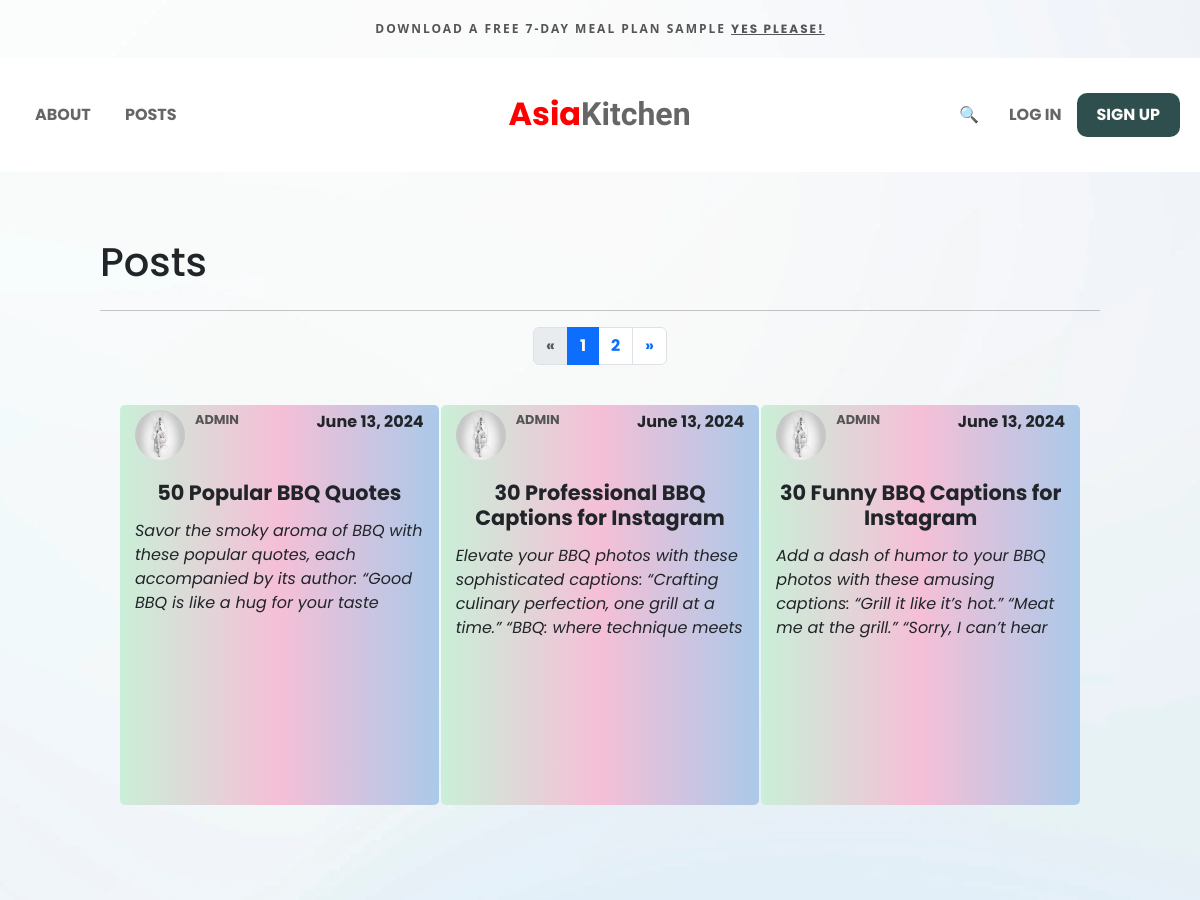
/posts/posts-list (upper part), run on an earlier commit of the app's database.
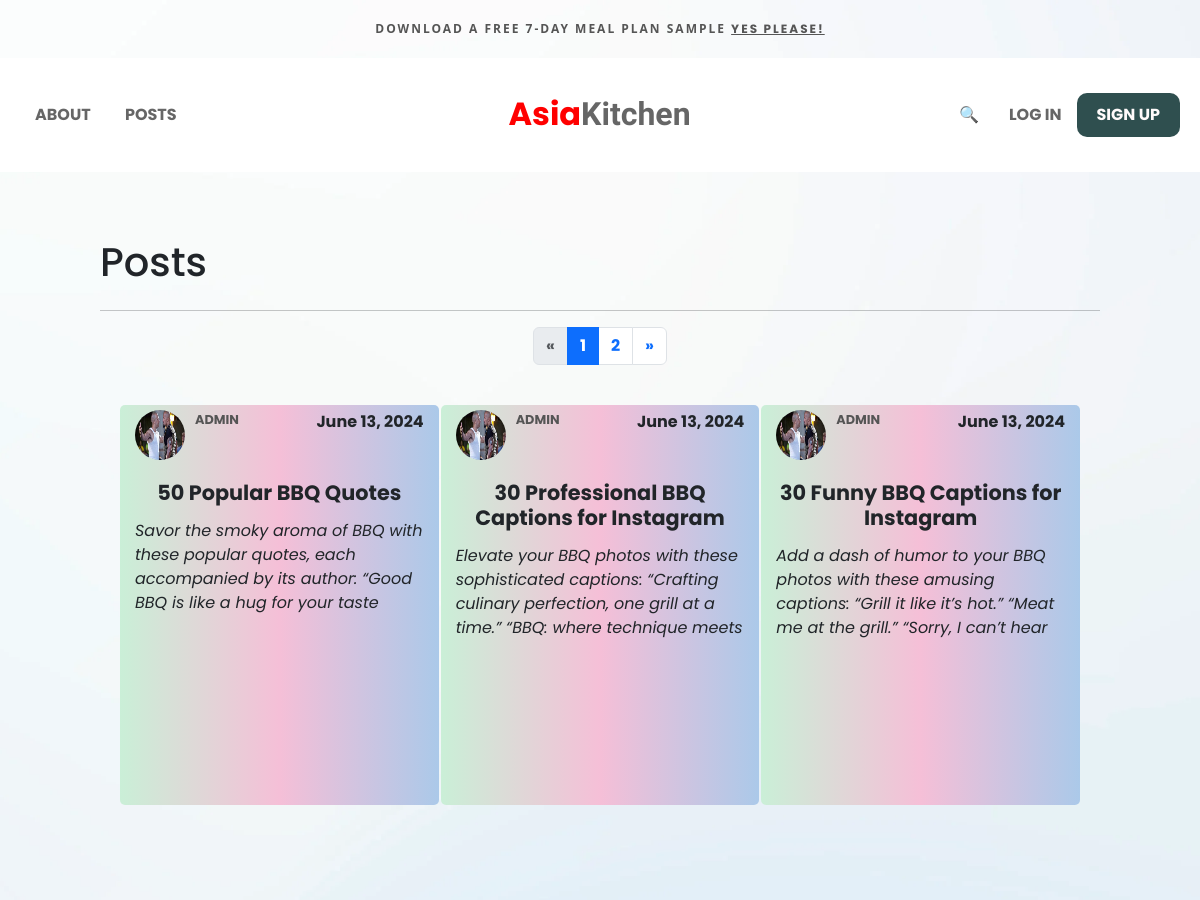
And on a later commit of the database.
### posts/models.py (models this page shows, shortened)
class Posts(models.Model):
    title = models.CharField(max_length=200)
    content = models.TextField()
    date_posted = models.DateTimeField(auto_now_add=True)
    author = models.ForeignKey(User, on_delete=models.CASCADE)
    def get_owner_pic(self):
        return self.author.profile.image.url
    class Meta:
        verbose_name_plural = 'Posts'
        ordering = ('-date_posted',)

### users/models.py (models this page shows, shortened)
class Profile(models.Model):
    user = models.OneToOneField(User, on_delete=models.CASCADE)
    first_name = models.CharField(max_length=100, default='')
    last_name = models.CharField(max_length=100, default='')
    bio = models.TextField(null=True, blank=True)
    image = models.ImageField(default='default.png', upload_to='profile_pics')
    age = models.IntegerField(default=0)
    gender = models.CharField(max_length=100, default='')

### posts/views.py (the view)
# urls.py: path('posts-list', PostListView.as_view(), name='posts-list'),
class PostListView(ListView):
    model = Posts
    template_name = 'posts_list.html'
    context_object_name = 'posts'
    paginate_by = 4
    def __init__(self, *args, **kwargs):
        self.request = None
    def get_context_data(self, **kwargs):
        context = super().get_context_data(**kwargs)
        self.request = self.request or kwargs.get('request')
        context['wishlist'] = self.request.session.get('wishlist', [])
        return context

### posts/templates/posts_list.html (shortened to what this page needs)
{% extends 'base.html' %}
{% load static %}
{% block css %}
  <link rel="stylesheet" href="{% static 'styles/posts.css' %}" />
{% endblock %}
{% block content %}
  <div class="intro">
    <h1>Posts</h1>
  </div>
  <hr />
  {% include 'paginator.html' with is_paginated=is_paginated page_obj=page_obj paginator=paginator %}
  <div class="posts">
    {% for post in posts %}
      <div class="post-item">
        <div class="info">
          <p>
            <img src="{{ post.get_owner_pic }}" class="author-image" alt="post-author-image" />
            <a class="nav-item view-auth-profile" href="{% url 'post_auth_profile_page' post.author.id %}">{{ post.author }}</a>
          </p>
          <p>{{ post.date_posted|date }}</p>
        </div>
        <h2 class="title">{{ post.title }}</h2>
        <p class="content">{{ post.content }}</p>
      </div>
    {% endfor %}
  </div>
{% endblock %}

### templates/base.html (shortened to what this page needs)
{% load static %}
{% load django_bootstrap5 %}
{% load socialaccount %}
{% bootstrap_css %}
<!DOCTYPE html>
<html lang="en">
  <head>
    <link rel="stylesheet" href="{% static 'styles/navbar.css' %}" />
    <link rel="stylesheet" href="{% static 'styles/resets.css' %}" />
    {% block css %}
    {% endblock %}
  </head>
  <body>
    {% include 'navbar.html' %}
    <main class="main-content-wrapper">
      {% block content %}
      {% endblock %}
    </main>
  </body>
</html>

### templates/navbar.html (shortened to what this page needs)
<header>
  <div class="upper-side">
    DOWNLOAD A FREE 7-DAY MEAL PLAN SAMPLE <ins>YES PLEASE!</ins>
  </div>
  <nav>
    <div class="nav-links">
      <a class="nav-item" href="{% url 'about' %}">About</a>
      <a class="nav-item" href="{% url 'posts-list' %}">Posts</a>
    </div>
    <div class="logo-wrapper">
      <a id="logo" class="nav-item" href="{% url 'home' %}"><span style="color:red;">Asia</span>Kitchen</a>
    </div>
    <div class="auth-wrapper">
      {% if not request.user.is_authenticated %}
        <a class="nav-item" href="#">🔍</a>
        <a class="nav-item login" href="{% url 'login_user' %}">Log in</a>
        <a class="nav-item signup" href="{% url 'create_user' %}">Sign up</a>
      {% endif %}
    </div>
  </nav>
</header>

### templates/paginator.html
{% if is_paginated %}
  <nav aria-label="Page navigation example">
    <ul class="pagination justify-content-center">
      {% if page_obj.has_previous %}
        <li class="page-item">
          <a class="page-link" href="?page={{ page_obj.previous_page_number }}" aria-label="Previous"><span aria-hidden="true">&laquo;</span></a>
        </li>
      {% else %}
        <li class="page-item disabled">
          <a class="page-link" href="#" aria-label="Previous"><span aria-hidden="true">&laquo;</span></a>
        </li>
      {% endif %}
      {% for i in paginator.page_range %}
        {% if page_obj.number == i %}
          <li class="page-item active">
            <a class="page-link" href="?page={{ i }}">{{ i }}</a>
          </li>
        {% else %}
          <li class="page-item">
            <a class="page-link" href="?page={{ i }}">{{ i }}</a>
          </li>
        {% endif %}
      {% endfor %}
      {% if page_obj.has_next %}
        <li class="page-item">
          <a class="page-link" href="?page={{ page_obj.next_page_number }}" aria-label="Next"><span aria-hidden="true">&raquo;</span></a>
        </li>
      {% else %}
        <li class="page-item disabled">
          <a class="page-link" href="#" aria-label="Next"><span aria-hidden="true">&raquo;</span></a>
        </li>
      {% endif %}
    </ul>
  </nav>
{% endif %}

### static/styles/navbar.css (style rules this page uses)
header .upper-side { padding: 20px; text-align: center; color: #555; letter-spacing: 2px; font-size: 12px; font-weight: bold; font-family: 'Open Sans', sans-serif; }
header nav { display: grid; grid-template-columns: repeat(3, 1fr); background-color: #fff; padding: 30px 20px; text-align: center; justify-content: center; align-items: center; }
header nav a#logo { font-family: 'Sofia', sans-serif; transform: scale(2); text-transform: none; }
nav .nav-links { text-align: left; }
nav a { display: inline-block; text-decoration: none; padding: 15px; color: #666; font-weight: bold; text-transform: uppercase; transition: 0.5s; }
nav .auth-wrapper { text-align: right; display: flex; justify-content: flex-end; align-items: center; }
nav a.signup, nav a.create-post { padding: 10px 20px; font-weight: bold; background-color: darkslategray; border-radius: 10px; color: snow; }
nav a.signup { background-color: darkslategray; }

### static/styles/posts.css (style rules this page uses)
.intro { display: flex; justify-content: space-between; align-items: center; }
.posts { display: grid; grid-template-columns: repeat(auto-fill, minmax(300px, 1fr)); gap: 2px; margin: 20px 0; height: 80vh; overflow: auto; position: relative; padding: 20px; }
.post-item { background: linear-gradient(to right, #caefd7, #f5bfd7, #abc9e9); border-radius: 5px; position: relative; box-sizing: border-box; height: 400px; text-align: center; overflow: hidden; }
.post-item h2 { font-size: 1.3em; font-weight: bold; padding: 0 5px; }
.post-item .info img { border-radius: 50%; width: 50px; height: 50px; float: left; margin-right: 10px; }
.post-item .content { height: 100px; overflow: hidden; font-style: italic; text-align: left; padding: 5px 15px; }
.post-item .info { display: flex; justify-content: space-between; gap: 10px; padding: 5px 15px; font-weight: bold; overflow: hidden; }
.post-item .info a.view-auth-profile { text-decoration: none; text-transform: uppercase; font-size: 0.8em; color: #555; }

What changed in the data, as far as the page shows it:
changed through a linked row, Posts "50 Popular BBQ Quotes": get_owner_pic: a different picture
changed through a linked row, Posts "30 Professional BBQ Captions for Instagram": get_owner_pic: a different picture
changed through a linked row, Posts "30 Funny BBQ Captions for Instagram": get_owner_pic: a different picture
